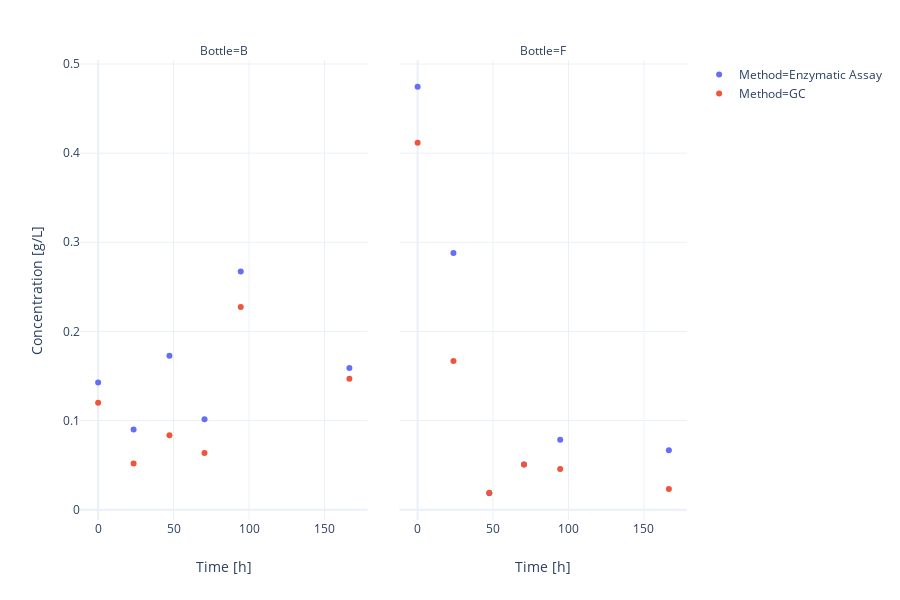

This figure's notebook cell:
### Markdown cell above
## Correlation between GC and Assays for Ethanol (multi-scatter)

### Code cell
fig = px.scatter(
    gc_vs_assays.reset_index(
    ).pipe(
        lambda df: df[(df.Quality == "EtOH") & (df.Unit == "g/L")]
    ), 
    x="Time",
    y="Value",
    color="Method",
    facet_col="Bottle",
    template="plotly_white",
    labels={
        "Time": "Time [h]",
        "Value": "Concentration [g/L]",
        "Quality": "Compound"
    }
)

pio.write_image(fig, str(results_path / 'assay-gc-correlation_eth.svg'))
fig

### Figure 1 — Plotly figure (JSON) as saved in the notebook; plotly's stock layout.template omitted (floating-point values rounded to 4 significant figures)
{"data": [{"hovertemplate": "Bottle=B<br>Method=Enzymatic Assay<br>Time [h]=%{x}<br>Concentration [g/L]=%{y}<extra></extra>", "legendgroup": "Method=Enzymatic Assay", "marker": {"color": "#636efa", "symbol": "circle"}, "mode": "markers", "name": "Method=Enzymatic Assay", "showlegend": true, "type": "scatter", "uid": "95e5594d-e936-49f0-82c2-df2bf4e54161", "x": [0, 23.5, 47.25, 70.5, 94.5, 166.5], "xaxis": "x", "y": [0.1428, 0.08984, 0.1728, 0.1014, 0.2672, 0.1589], "yaxis": "y"}, {"hovertemplate": "Bottle=B<br>Method=GC<br>Time [h]=%{x}<br>Concentration [g/L]=%{y}<extra></extra>", "legendgroup": "Method=GC", "marker": {"color": "#EF553B", "symbol": "circle"}, "mode": "markers", "name": "Method=GC", "showlegend": true, "type": "scatter", "uid": "af7b8f91-d020-436a-8921-96807277ab2b", "x": [0, 23.5, 47.25, 70.5, 94.5, 166.5], "xaxis": "x", "y": [0.1199, 0.05172, 0.08344, 0.06367, 0.2273, 0.1469], "yaxis": "y"}, {"hovertemplate": "Bottle=F<br>Method=Enzymatic Assay<br>Time [h]=%{x}<br>Concentration [g/L]=%{y}<extra></extra>", "legendgroup": "Method=Enzymatic Assay", "marker": {"color": "#636efa", "symbol": "circle"}, "mode": "markers", "name": "Method=Enzymatic Assay", "showlegend": false, "type": "scatter", "uid": "296eede8-1d9c-4585-8d81-74b541bff348", "x": [0, 23.75, 47.5, 70.5, 94.5, 166.5], "xaxis": "x2", "y": [0.4745, 0.2879, 0.01843, 0.05068, 0.07832, 0.0668], "yaxis": "y"}, {"hovertemplate": "Bottle=F<br>Method=GC<br>Time [h]=%{x}<br>Concentration [g/L]=%{y}<extra></extra>", "legendgroup": "Method=GC", "marker": {"color": "#EF553B", "symbol": "circle"}, "mode": "markers", "name": "Method=GC", "showlegend": false, "type": "scatter", "uid": "9a1d3deb-21ab-41ea-896d-300a5d80c2e8", "x": [0, 23.75, 47.5, 70.5, 94.5, 166.5], "xaxis": "x2", "y": [0.4116, 0.1667, 0.01911, 0.05056, 0.04569, 0.02327], "yaxis": "y"}], "layout": {"annotations": [{"showarrow": false, "text": "Bottle=B", "textangle": 0, "x": 0.2368, "xanchor": "center", "xref": "paper", "y": 1.02, "yanchor": "middle", "yref": "paper"}, {"showarrow": false, "text": "Bottle=F", "textangle": 0, "x": 0.7632, "xanchor": "center", "xref": "paper", "y": 1.02, "yanchor": "middle", "yref": "paper"}], "grid": {"xaxes": ["x", "x2"], "xgap": 0.1, "xside": "bottom", "yaxes": ["y"], "ygap": 0.1, "yside": "left"}, "height": 600, "legend": {"tracegroupgap": 0}, "margin": {"t": 60}, "xaxis": {"title": {"text": "Time [h]"}}, "xaxis2": {"matches": "x", "title": {"text": "Time [h]"}}, "yaxis": {"title": {"text": "Concentration [g/L]"}}}}
